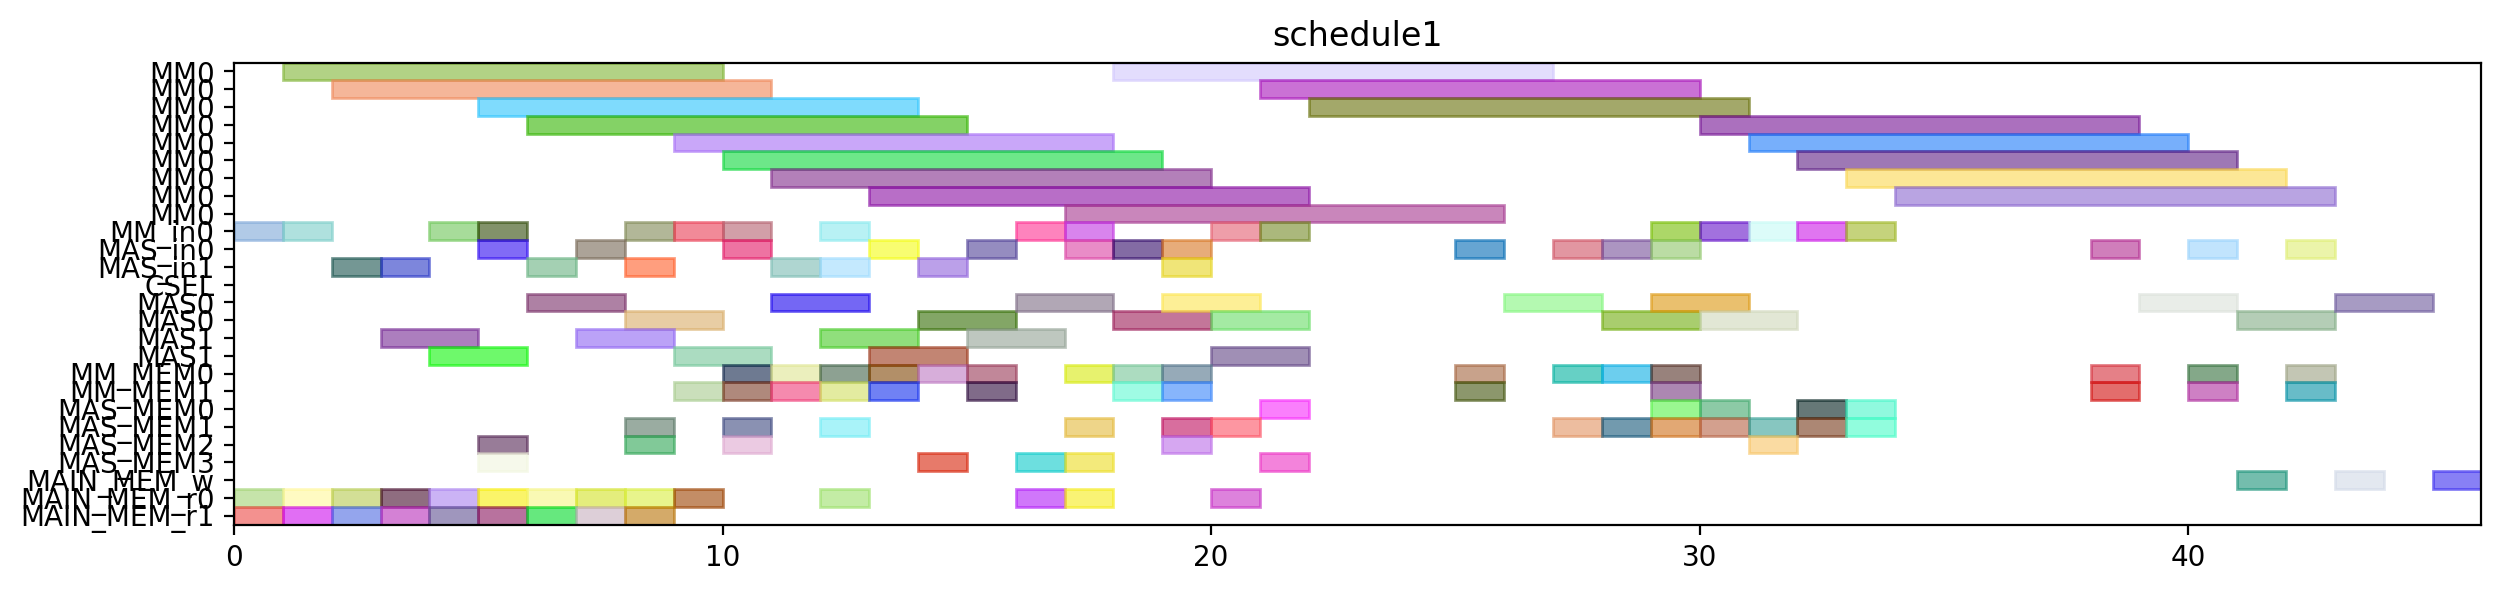

The Python source for this figure:
from pyschedule import Scenario, solvers, plotters, alt


def solve():
	horizon = 152
	S = Scenario("schedule1", horizon=horizon)

	# resource
	MM = S.Resources('MM', num=1, size=9)
	MM_in = S.Resources('MM_in', num=1)
	MAS_in = S.Resources('MAS_in', num=2)
	CSEL = S.Resource('CSEL')
	MAS = S.Resources('MAS', num=2, size=2, periods=range(1, horizon))
	MM_MEM = S.Resources('MM_MEM', num=2)
	MAS_MEM = S.Resources('MAS_MEM', num=4)
	MAIN_MEM_w = S.Resource('MAIN_MEM_w', size=1)
	MAIN_MEM_r = S.Resources('MAIN_MEM_r', num=2)

	# result of previous scheduling
	t2_in = S.Task('t2_in', length=1, delay_cost=1)
	S += t2_in >= 0
	t2_in += MM_in[0]

	t2_mem0 = S.Task('t2_mem0', length=1, delay_cost=1)
	S += t2_mem0 >= 0
	t2_mem0 += MAIN_MEM_r[0]

	t2_mem1 = S.Task('t2_mem1', length=1, delay_cost=1)
	S += t2_mem1 >= 0
	t2_mem1 += MAIN_MEM_r[1]

	t0_in = S.Task('t0_in', length=1, delay_cost=1)
	S += t0_in >= 1
	t0_in += MM_in[0]

	t0_mem0 = S.Task('t0_mem0', length=1, delay_cost=1)
	S += t0_mem0 >= 1
	t0_mem0 += MAIN_MEM_r[0]

	t0_mem1 = S.Task('t0_mem1', length=1, delay_cost=1)
	S += t0_mem1 >= 1
	t0_mem1 += MAIN_MEM_r[1]

	t2 = S.Task('t2', length=9, delay_cost=1)
	S += t2 >= 1
	t2 += MM[0]

	t0 = S.Task('t0', length=9, delay_cost=1)
	S += t0 >= 2
	t0 += MM[0]

	t9_in = S.Task('t9_in', length=1, delay_cost=1)
	S += t9_in >= 2
	t9_in += MAS_in[1]

	t9_mem0 = S.Task('t9_mem0', length=1, delay_cost=1)
	S += t9_mem0 >= 2
	t9_mem0 += MAIN_MEM_r[0]

	t9_mem1 = S.Task('t9_mem1', length=1, delay_cost=1)
	S += t9_mem1 >= 2
	t9_mem1 += MAIN_MEM_r[1]

	t8_in = S.Task('t8_in', length=1, delay_cost=1)
	S += t8_in >= 3
	t8_in += MAS_in[1]

	t8_mem0 = S.Task('t8_mem0', length=1, delay_cost=1)
	S += t8_mem0 >= 3
	t8_mem0 += MAIN_MEM_r[0]

	t8_mem1 = S.Task('t8_mem1', length=1, delay_cost=1)
	S += t8_mem1 >= 3
	t8_mem1 += MAIN_MEM_r[1]

	t9 = S.Task('t9', length=2, delay_cost=1)
	S += t9 >= 3
	t9 += MAS[1]

	t1_in = S.Task('t1_in', length=1, delay_cost=1)
	S += t1_in >= 4
	t1_in += MM_in[0]

	t1_mem0 = S.Task('t1_mem0', length=1, delay_cost=1)
	S += t1_mem0 >= 4
	t1_mem0 += MAIN_MEM_r[0]

	t1_mem1 = S.Task('t1_mem1', length=1, delay_cost=1)
	S += t1_mem1 >= 4
	t1_mem1 += MAIN_MEM_r[1]

	t8 = S.Task('t8', length=2, delay_cost=1)
	S += t8 >= 4
	t8 += MAS[1]

	t1 = S.Task('t1', length=9, delay_cost=1)
	S += t1 >= 5
	t1 += MM[0]

	t10_in = S.Task('t10_in', length=1, delay_cost=1)
	S += t10_in >= 5
	t10_in += MM_in[0]

	t10_mem0 = S.Task('t10_mem0', length=1, delay_cost=1)
	S += t10_mem0 >= 5
	t10_mem0 += MAS_MEM[2]

	t10_mem1 = S.Task('t10_mem1', length=1, delay_cost=1)
	S += t10_mem1 >= 5
	t10_mem1 += MAS_MEM[3]

	t4_in = S.Task('t4_in', length=1, delay_cost=1)
	S += t4_in >= 5
	t4_in += MAS_in[0]

	t4_mem0 = S.Task('t4_mem0', length=1, delay_cost=1)
	S += t4_mem0 >= 5
	t4_mem0 += MAIN_MEM_r[0]

	t4_mem1 = S.Task('t4_mem1', length=1, delay_cost=1)
	S += t4_mem1 >= 5
	t4_mem1 += MAIN_MEM_r[1]

	t10 = S.Task('t10', length=9, delay_cost=1)
	S += t10 >= 6
	t10 += MM[0]

	t3_in = S.Task('t3_in', length=1, delay_cost=1)
	S += t3_in >= 6
	t3_in += MAS_in[1]

	t3_mem0 = S.Task('t3_mem0', length=1, delay_cost=1)
	S += t3_mem0 >= 6
	t3_mem0 += MAIN_MEM_r[0]

	t3_mem1 = S.Task('t3_mem1', length=1, delay_cost=1)
	S += t3_mem1 >= 6
	t3_mem1 += MAIN_MEM_r[1]

	t4 = S.Task('t4', length=2, delay_cost=1)
	S += t4 >= 6
	t4 += MAS[0]

	t14_in = S.Task('t14_in', length=1, delay_cost=1)
	S += t14_in >= 7
	t14_in += MAS_in[0]

	t14_mem0 = S.Task('t14_mem0', length=1, delay_cost=1)
	S += t14_mem0 >= 7
	t14_mem0 += MAIN_MEM_r[0]

	t14_mem1 = S.Task('t14_mem1', length=1, delay_cost=1)
	S += t14_mem1 >= 7
	t14_mem1 += MAIN_MEM_r[1]

	t3 = S.Task('t3', length=2, delay_cost=1)
	S += t3 >= 7
	t3 += MAS[1]

	t13_in = S.Task('t13_in', length=1, delay_cost=1)
	S += t13_in >= 8
	t13_in += MAS_in[1]

	t13_mem0 = S.Task('t13_mem0', length=1, delay_cost=1)
	S += t13_mem0 >= 8
	t13_mem0 += MAIN_MEM_r[0]

	t13_mem1 = S.Task('t13_mem1', length=1, delay_cost=1)
	S += t13_mem1 >= 8
	t13_mem1 += MAIN_MEM_r[1]

	t14 = S.Task('t14', length=2, delay_cost=1)
	S += t14 >= 8
	t14 += MAS[0]

	t5_in = S.Task('t5_in', length=1, delay_cost=1)
	S += t5_in >= 8
	t5_in += MM_in[0]

	t5_mem0 = S.Task('t5_mem0', length=1, delay_cost=1)
	S += t5_mem0 >= 8
	t5_mem0 += MAS_MEM[2]

	t5_mem1 = S.Task('t5_mem1', length=1, delay_cost=1)
	S += t5_mem1 >= 8
	t5_mem1 += MAS_MEM[1]

	t13 = S.Task('t13', length=2, delay_cost=1)
	S += t13 >= 9
	t13 += MAS[1]

	t26_in = S.Task('t26_in', length=1, delay_cost=1)
	S += t26_in >= 9
	t26_in += MM_in[0]

	t26_mem0 = S.Task('t26_mem0', length=1, delay_cost=1)
	S += t26_mem0 >= 9
	t26_mem0 += MAIN_MEM_r[0]

	t26_mem1 = S.Task('t26_mem1', length=1, delay_cost=1)
	S += t26_mem1 >= 9
	t26_mem1 += MM_MEM[1]

	t5 = S.Task('t5', length=9, delay_cost=1)
	S += t5 >= 9
	t5 += MM[0]

	t15_in = S.Task('t15_in', length=1, delay_cost=1)
	S += t15_in >= 10
	t15_in += MM_in[0]

	t15_mem0 = S.Task('t15_mem0', length=1, delay_cost=1)
	S += t15_mem0 >= 10
	t15_mem0 += MAS_MEM[2]

	t15_mem1 = S.Task('t15_mem1', length=1, delay_cost=1)
	S += t15_mem1 >= 10
	t15_mem1 += MAS_MEM[1]

	t24_in = S.Task('t24_in', length=1, delay_cost=1)
	S += t24_in >= 10
	t24_in += MAS_in[0]

	t24_mem0 = S.Task('t24_mem0', length=1, delay_cost=1)
	S += t24_mem0 >= 10
	t24_mem0 += MM_MEM[0]

	t24_mem1 = S.Task('t24_mem1', length=1, delay_cost=1)
	S += t24_mem1 >= 10
	t24_mem1 += MM_MEM[1]

	t26 = S.Task('t26', length=9, delay_cost=1)
	S += t26 >= 10
	t26 += MM[0]

	t11_in = S.Task('t11_in', length=1, delay_cost=1)
	S += t11_in >= 11
	t11_in += MAS_in[1]

	t11_mem0 = S.Task('t11_mem0', length=1, delay_cost=1)
	S += t11_mem0 >= 11
	t11_mem0 += MM_MEM[0]

	t11_mem1 = S.Task('t11_mem1', length=1, delay_cost=1)
	S += t11_mem1 >= 11
	t11_mem1 += MM_MEM[1]

	t15 = S.Task('t15', length=9, delay_cost=1)
	S += t15 >= 11
	t15 += MM[0]

	t24 = S.Task('t24', length=2, delay_cost=1)
	S += t24 >= 11
	t24 += MAS[0]

	t11 = S.Task('t11', length=2, delay_cost=1)
	S += t11 >= 12
	t11 += MAS[1]

	t19_in = S.Task('t19_in', length=1, delay_cost=1)
	S += t19_in >= 12
	t19_in += MM_in[0]

	t19_mem0 = S.Task('t19_mem0', length=1, delay_cost=1)
	S += t19_mem0 >= 12
	t19_mem0 += MAIN_MEM_r[0]

	t19_mem1 = S.Task('t19_mem1', length=1, delay_cost=1)
	S += t19_mem1 >= 12
	t19_mem1 += MM_MEM[1]

	t25_in = S.Task('t25_in', length=1, delay_cost=1)
	S += t25_in >= 12
	t25_in += MAS_in[1]

	t25_mem0 = S.Task('t25_mem0', length=1, delay_cost=1)
	S += t25_mem0 >= 12
	t25_mem0 += MM_MEM[0]

	t25_mem1 = S.Task('t25_mem1', length=1, delay_cost=1)
	S += t25_mem1 >= 12
	t25_mem1 += MAS_MEM[1]

	t19 = S.Task('t19', length=9, delay_cost=1)
	S += t19 >= 13
	t19 += MM[0]

	t25 = S.Task('t25', length=2, delay_cost=1)
	S += t25 >= 13
	t25 += MAS[1]

	t6_in = S.Task('t6_in', length=1, delay_cost=1)
	S += t6_in >= 13
	t6_in += MAS_in[0]

	t6_mem0 = S.Task('t6_mem0', length=1, delay_cost=1)
	S += t6_mem0 >= 13
	t6_mem0 += MM_MEM[0]

	t6_mem1 = S.Task('t6_mem1', length=1, delay_cost=1)
	S += t6_mem1 >= 13
	t6_mem1 += MM_MEM[1]

	t12_in = S.Task('t12_in', length=1, delay_cost=1)
	S += t12_in >= 14
	t12_in += MAS_in[1]

	t12_mem0 = S.Task('t12_mem0', length=1, delay_cost=1)
	S += t12_mem0 >= 14
	t12_mem0 += MM_MEM[0]

	t12_mem1 = S.Task('t12_mem1', length=1, delay_cost=1)
	S += t12_mem1 >= 14
	t12_mem1 += MAS_MEM[3]

	t6 = S.Task('t6', length=2, delay_cost=1)
	S += t6 >= 14
	t6 += MAS[0]

	t12 = S.Task('t12', length=2, delay_cost=1)
	S += t12 >= 15
	t12 += MAS[1]

	t16_in = S.Task('t16_in', length=1, delay_cost=1)
	S += t16_in >= 15
	t16_in += MAS_in[0]

	t16_mem0 = S.Task('t16_mem0', length=1, delay_cost=1)
	S += t16_mem0 >= 15
	t16_mem0 += MM_MEM[0]

	t16_mem1 = S.Task('t16_mem1', length=1, delay_cost=1)
	S += t16_mem1 >= 15
	t16_mem1 += MM_MEM[1]

	t16 = S.Task('t16', length=2, delay_cost=1)
	S += t16 >= 16
	t16 += MAS[0]

	t18_in = S.Task('t18_in', length=1, delay_cost=1)
	S += t18_in >= 16
	t18_in += MM_in[0]

	t18_mem0 = S.Task('t18_mem0', length=1, delay_cost=1)
	S += t18_mem0 >= 16
	t18_mem0 += MAIN_MEM_r[0]

	t18_mem1 = S.Task('t18_mem1', length=1, delay_cost=1)
	S += t18_mem1 >= 16
	t18_mem1 += MAS_MEM[3]

	t18 = S.Task('t18', length=9, delay_cost=1)
	S += t18 >= 17
	t18 += MM[0]

	t27_in = S.Task('t27_in', length=1, delay_cost=1)
	S += t27_in >= 17
	t27_in += MM_in[0]

	t27_mem0 = S.Task('t27_mem0', length=1, delay_cost=1)
	S += t27_mem0 >= 17
	t27_mem0 += MAIN_MEM_r[0]

	t27_mem1 = S.Task('t27_mem1', length=1, delay_cost=1)
	S += t27_mem1 >= 17
	t27_mem1 += MAS_MEM[3]

	t7_in = S.Task('t7_in', length=1, delay_cost=1)
	S += t7_in >= 17
	t7_in += MAS_in[0]

	t7_mem0 = S.Task('t7_mem0', length=1, delay_cost=1)
	S += t7_mem0 >= 17
	t7_mem0 += MM_MEM[0]

	t7_mem1 = S.Task('t7_mem1', length=1, delay_cost=1)
	S += t7_mem1 >= 17
	t7_mem1 += MAS_MEM[1]

	t27 = S.Task('t27', length=9, delay_cost=1)
	S += t27 >= 18
	t27 += MM[0]

	t29_in = S.Task('t29_in', length=1, delay_cost=1)
	S += t29_in >= 18
	t29_in += MAS_in[0]

	t29_mem0 = S.Task('t29_mem0', length=1, delay_cost=1)
	S += t29_mem0 >= 18
	t29_mem0 += MM_MEM[0]

	t29_mem1 = S.Task('t29_mem1', length=1, delay_cost=1)
	S += t29_mem1 >= 18
	t29_mem1 += MM_MEM[1]

	t7 = S.Task('t7', length=2, delay_cost=1)
	S += t7 >= 18
	t7 += MAS[0]

	t17_in = S.Task('t17_in', length=1, delay_cost=1)
	S += t17_in >= 19
	t17_in += MAS_in[0]

	t17_mem0 = S.Task('t17_mem0', length=1, delay_cost=1)
	S += t17_mem0 >= 19
	t17_mem0 += MM_MEM[0]

	t17_mem1 = S.Task('t17_mem1', length=1, delay_cost=1)
	S += t17_mem1 >= 19
	t17_mem1 += MAS_MEM[1]

	t28_in = S.Task('t28_in', length=1, delay_cost=1)
	S += t28_in >= 19
	t28_in += MAS_in[1]

	t28_mem0 = S.Task('t28_mem0', length=1, delay_cost=1)
	S += t28_mem0 >= 19
	t28_mem0 += MAS_MEM[2]

	t28_mem1 = S.Task('t28_mem1', length=1, delay_cost=1)
	S += t28_mem1 >= 19
	t28_mem1 += MM_MEM[1]

	t29 = S.Task('t29', length=2, delay_cost=1)
	S += t29 >= 19
	t29 += MAS[0]

	t17 = S.Task('t17', length=2, delay_cost=1)
	S += t17 >= 20
	t17 += MAS[0]

	t28 = S.Task('t28', length=2, delay_cost=1)
	S += t28 >= 20
	t28 += MAS[1]

	t30_in = S.Task('t30_in', length=1, delay_cost=1)
	S += t30_in >= 20
	t30_in += MM_in[0]

	t30_mem0 = S.Task('t30_mem0', length=1, delay_cost=1)
	S += t30_mem0 >= 20
	t30_mem0 += MAIN_MEM_r[0]

	t30_mem1 = S.Task('t30_mem1', length=1, delay_cost=1)
	S += t30_mem1 >= 20
	t30_mem1 += MAS_MEM[1]

	t30 = S.Task('t30', length=9, delay_cost=1)
	S += t30 >= 21
	t30 += MM[0]

	t35_in = S.Task('t35_in', length=1, delay_cost=1)
	S += t35_in >= 21
	t35_in += MM_in[0]

	t35_mem0 = S.Task('t35_mem0', length=1, delay_cost=1)
	S += t35_mem0 >= 21
	t35_mem0 += MAS_MEM[0]

	t35_mem1 = S.Task('t35_mem1', length=1, delay_cost=1)
	S += t35_mem1 >= 21
	t35_mem1 += MAS_MEM[3]

	t35 = S.Task('t35', length=9, delay_cost=1)
	S += t35 >= 22
	t35 += MM[0]

	t20_in = S.Task('t20_in', length=1, delay_cost=1)
	S += t20_in >= 25
	t20_in += MAS_in[0]

	t20_mem0 = S.Task('t20_mem0', length=1, delay_cost=1)
	S += t20_mem0 >= 25
	t20_mem0 += MM_MEM[0]

	t20_mem1 = S.Task('t20_mem1', length=1, delay_cost=1)
	S += t20_mem1 >= 25
	t20_mem1 += MM_MEM[1]

	t20 = S.Task('t20', length=2, delay_cost=1)
	S += t20 >= 26
	t20 += MAS[0]

	t31_in = S.Task('t31_in', length=1, delay_cost=1)
	S += t31_in >= 29
	t31_in += MAS_in[0]

	t31_mem0 = S.Task('t31_mem0', length=1, delay_cost=1)
	S += t31_mem0 >= 29
	t31_mem0 += MM_MEM[0]

	t31_mem1 = S.Task('t31_mem1', length=1, delay_cost=1)
	S += t31_mem1 >= 29
	t31_mem1 += MM_MEM[1]

	t31 = S.Task('t31', length=2, delay_cost=1)
	S += t31 >= 30
	t31 += MAS[0]


	# new tasks
	t21 = S.Task('t21', length=2, delay_cost=1)
	t21 += alt(MAS)
	t21_in = S.Task('t21_in', length=1, delay_cost=1)
	t21_in += alt(MAS_in)
	S += t21_in*MAS_in[0]<=t21*MAS[0]

	S += t21_in*MAS_in[1]<=t21*MAS[1]

	t21_mem0 = S.Task('t21_mem0', length=1, delay_cost=1)
	t21_mem0 += MM_MEM[0]
	S += 13 < t21_mem0
	S += t21_mem0 <= t21

	t21_mem1 = S.Task('t21_mem1', length=1, delay_cost=1)
	t21_mem1 += MAS_MEM[1]
	S += 27 < t21_mem1
	S += t21_mem1 <= t21

	t22 = S.Task('t22', length=2, delay_cost=1)
	t22 += alt(MAS)
	t22_in = S.Task('t22_in', length=1, delay_cost=1)
	t22_in += alt(MAS_in)
	S += t22_in*MAS_in[0]<=t22*MAS[0]

	S += t22_in*MAS_in[1]<=t22*MAS[1]

	t22_mem0 = S.Task('t22_mem0', length=1, delay_cost=1)
	t22_mem0 += MM_MEM[0]
	S += 13 < t22_mem0
	S += t22_mem0 <= t22

	t22_mem1 = S.Task('t22_mem1', length=1, delay_cost=1)
	t22_mem1 += MAS_MEM[1]
	S += 27 < t22_mem1
	S += t22_mem1 <= t22

	t32 = S.Task('t32', length=9, delay_cost=1)
	t32 += alt(MM)
	t32_in = S.Task('t32_in', length=1, delay_cost=1)
	t32_in += alt(MM_in)
	S += t32_in*MM_in[0]<=t32*MM[0]
	t32_mem0 = S.Task('t32_mem0', length=1, delay_cost=1)
	t32_mem0 += MAS_MEM[2]
	S += 21 < t32_mem0
	S += t32_mem0 <= t32

	t32_mem1 = S.Task('t32_mem1', length=1, delay_cost=1)
	t32_mem1 += MAS_MEM[1]
	S += 31 < t32_mem1
	S += t32_mem1 <= t32

	t33 = S.Task('t33', length=9, delay_cost=1)
	t33 += alt(MM)
	t33_in = S.Task('t33_in', length=1, delay_cost=1)
	t33_in += alt(MM_in)
	S += t33_in*MM_in[0]<=t33*MM[0]
	t33_mem0 = S.Task('t33_mem0', length=1, delay_cost=1)
	t33_mem0 += MAS_MEM[0]
	S += 21 < t33_mem0
	S += t33_mem0 <= t33

	t33_mem1 = S.Task('t33_mem1', length=1, delay_cost=1)
	t33_mem1 += MAS_MEM[1]
	S += 31 < t33_mem1
	S += t33_mem1 <= t33

	t23 = S.Task('t23', length=9, delay_cost=1)
	t23 += alt(MM)
	t23_in = S.Task('t23_in', length=1, delay_cost=1)
	t23_in += alt(MM_in)
	S += t23_in*MM_in[0]<=t23*MM[0]
	t23_mem0 = S.Task('t23_mem0', length=1, delay_cost=1)
	t23_mem0 += alt(MAS_MEM)
	S += (t21*MAS[0])-1 < t23_mem0*MAS_MEM[0]
	S += (t21*MAS[1])-1 < t23_mem0*MAS_MEM[2]
	S += t23_mem0 <= t23

	t23_mem1 = S.Task('t23_mem1', length=1, delay_cost=1)
	t23_mem1 += alt(MAS_MEM)
	S += (t22*MAS[0])-1 < t23_mem1*MAS_MEM[1]
	S += (t22*MAS[1])-1 < t23_mem1*MAS_MEM[3]
	S += t23_mem1 <= t23

	t34 = S.Task('t34', length=9, delay_cost=1)
	t34 += alt(MM)
	t34_in = S.Task('t34_in', length=1, delay_cost=1)
	t34_in += alt(MM_in)
	S += t34_in*MM_in[0]<=t34*MM[0]
	t34_mem0 = S.Task('t34_mem0', length=1, delay_cost=1)
	t34_mem0 += MAS_MEM[0]
	S += 19 < t34_mem0
	S += t34_mem0 <= t34

	t34_mem1 = S.Task('t34_mem1', length=1, delay_cost=1)
	t34_mem1 += alt(MAS_MEM)
	S += (t21*MAS[0])-1 < t34_mem1*MAS_MEM[1]
	S += (t21*MAS[1])-1 < t34_mem1*MAS_MEM[3]
	S += t34_mem1 <= t34

	t36 = S.Task('t36', length=9, delay_cost=1)
	t36 += alt(MM)
	t36_in = S.Task('t36_in', length=1, delay_cost=1)
	t36_in += alt(MM_in)
	S += t36_in*MM_in[0]<=t36*MM[0]
	t36_mem0 = S.Task('t36_mem0', length=1, delay_cost=1)
	t36_mem0 += MAS_MEM[0]
	S += 21 < t36_mem0
	S += t36_mem0 <= t36

	t36_mem1 = S.Task('t36_mem1', length=1, delay_cost=1)
	t36_mem1 += alt(MAS_MEM)
	S += (t22*MAS[0])-1 < t36_mem1*MAS_MEM[1]
	S += (t22*MAS[1])-1 < t36_mem1*MAS_MEM[3]
	S += t36_mem1 <= t36

	Y_Hash0_new = S.Task('Y_Hash0_new', length=2, delay_cost=1)
	Y_Hash0_new += alt(MAS)
	Y_Hash0_new_in = S.Task('Y_Hash0_new_in', length=1, delay_cost=1)
	Y_Hash0_new_in += alt(MAS_in)
	S += Y_Hash0_new_in*MAS_in[0]<=Y_Hash0_new*MAS[0]

	S += Y_Hash0_new_in*MAS_in[1]<=Y_Hash0_new*MAS[1]

	S += 0<Y_Hash0_new

	Y_Hash0_new_w = S.Task('Y_Hash0_new_w', length=1, delay_cost=1)
	Y_Hash0_new_w += alt(MAIN_MEM_w)
	S += Y_Hash0_new <= Y_Hash0_new_w

	Y_Hash0_new_mem0 = S.Task('Y_Hash0_new_mem0', length=1, delay_cost=1)
	Y_Hash0_new_mem0 += alt(MM_MEM)
	S += (t23*MM[0])-1 < Y_Hash0_new_mem0*MM_MEM[0]
	S += Y_Hash0_new_mem0 <= Y_Hash0_new

	Y_Hash0_new_mem1 = S.Task('Y_Hash0_new_mem1', length=1, delay_cost=1)
	Y_Hash0_new_mem1 += alt(MM_MEM)
	S += (t32*MM[0])-1 < Y_Hash0_new_mem1*MM_MEM[1]
	S += Y_Hash0_new_mem1 <= Y_Hash0_new

	X_Hash0_new = S.Task('X_Hash0_new', length=2, delay_cost=1)
	X_Hash0_new += alt(MAS)
	X_Hash0_new_in = S.Task('X_Hash0_new_in', length=1, delay_cost=1)
	X_Hash0_new_in += alt(MAS_in)
	S += X_Hash0_new_in*MAS_in[0]<=X_Hash0_new*MAS[0]

	S += X_Hash0_new_in*MAS_in[1]<=X_Hash0_new*MAS[1]

	S += 0<X_Hash0_new

	X_Hash0_new_w = S.Task('X_Hash0_new_w', length=1, delay_cost=1)
	X_Hash0_new_w += alt(MAIN_MEM_w)
	S += X_Hash0_new <= X_Hash0_new_w

	X_Hash0_new_mem0 = S.Task('X_Hash0_new_mem0', length=1, delay_cost=1)
	X_Hash0_new_mem0 += alt(MM_MEM)
	S += (t34*MM[0])-1 < X_Hash0_new_mem0*MM_MEM[0]
	S += X_Hash0_new_mem0 <= X_Hash0_new

	X_Hash0_new_mem1 = S.Task('X_Hash0_new_mem1', length=1, delay_cost=1)
	X_Hash0_new_mem1 += alt(MM_MEM)
	S += (t33*MM[0])-1 < X_Hash0_new_mem1*MM_MEM[1]
	S += X_Hash0_new_mem1 <= X_Hash0_new

	Z_Hash0_new = S.Task('Z_Hash0_new', length=2, delay_cost=1)
	Z_Hash0_new += alt(MAS)
	Z_Hash0_new_in = S.Task('Z_Hash0_new_in', length=1, delay_cost=1)
	Z_Hash0_new_in += alt(MAS_in)
	S += Z_Hash0_new_in*MAS_in[0]<=Z_Hash0_new*MAS[0]

	S += Z_Hash0_new_in*MAS_in[1]<=Z_Hash0_new*MAS[1]

	S += 0<Z_Hash0_new

	Z_Hash0_new_w = S.Task('Z_Hash0_new_w', length=1, delay_cost=1)
	Z_Hash0_new_w += alt(MAIN_MEM_w)
	S += Z_Hash0_new <= Z_Hash0_new_w

	Z_Hash0_new_mem0 = S.Task('Z_Hash0_new_mem0', length=1, delay_cost=1)
	Z_Hash0_new_mem0 += alt(MM_MEM)
	S += (t36*MM[0])-1 < Z_Hash0_new_mem0*MM_MEM[0]
	S += Z_Hash0_new_mem0 <= Z_Hash0_new

	Z_Hash0_new_mem1 = S.Task('Z_Hash0_new_mem1', length=1, delay_cost=1)
	Z_Hash0_new_mem1 += MM_MEM[1]
	S += 30 < Z_Hash0_new_mem1
	S += Z_Hash0_new_mem1 <= Z_Hash0_new

	solvers.mip.solve(S,msg=1,kind='CPLEX',ratio_gap=1.01)

	solution = [['hoge']*len(S.solution()[1]) for i in range(len(S.solution()))]
	for i in range(len(S.solution())):
		for j in range(len(S.solution()[i])):
			solution[i][j]=str(S.solution()[i][j])
	print(solution)

	cycles = int(solution[-1][3])

	pic_file_name = "/mnt/rose/usr1/fukuda/ABE/multiRAM_multiMAS_16mux/scheduling_result/stage9MM1_stage2MAS2/EP_ADD_A_ANY/schedule1.png"
	if(S.solution() != []):
		plotters.matplotlib.plot(S,img_filename=pic_file_name, show_task_labels=False, fig_size=(cycles*0.25+3, 3))

	return solution
